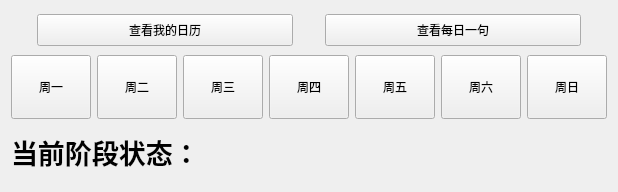
<?xml version="1.0" encoding="UTF-8"?>
<ui version="4.0">
 <class>TheCalendar</class>
 <widget class="QWidget" name="TheCalendar">
  <property name="geometry">
   <rect>
    <x>0</x>
    <y>0</y>
    <width>598</width>
    <height>192</height>
   </rect>
  </property>
  <property name="minimumSize">
   <size>
    <width>0</width>
    <height>192</height>
   </size>
  </property>
  <property name="maximumSize">
   <size>
    <width>16777215</width>
    <height>385</height>
   </size>
  </property>
  <property name="windowTitle">
   <string>Form</string>
  </property>
  <layout class="QVBoxLayout" name="verticalLayout_2">
   <item>
    <layout class="QHBoxLayout" name="horizontalLayout_2">
     <item>
      <widget class="QPushButton" name="pushButton_2">
       <property name="minimumSize">
        <size>
         <width>256</width>
         <height>24</height>
        </size>
       </property>
       <property name="maximumSize">
        <size>
         <width>256</width>
         <height>32</height>
        </size>
       </property>
       <property name="text">
        <string>查看我的日历</string>
       </property>
      </widget>
     </item>
     <item>
      <widget class="QPushButton" name="dailySentence">
       <property name="minimumSize">
        <size>
         <width>256</width>
         <height>24</height>
        </size>
       </property>
       <property name="maximumSize">
        <size>
         <width>256</width>
         <height>32</height>
        </size>
       </property>
       <property name="text">
        <string>查看每日一句</string>
       </property>
      </widget>
     </item>
    </layout>
   </item>
   <item>
    <layout class="QHBoxLayout" name="horizontalLayout">
     <item>
      <widget class="QPushButton" name="Monday">
       <property name="minimumSize">
        <size>
         <width>0</width>
         <height>64</height>
        </size>
       </property>
       <property name="maximumSize">
        <size>
         <width>108</width>
         <height>16777215</height>
        </size>
       </property>
       <property name="text">
        <string>周一</string>
       </property>
      </widget>
     </item>
     <item>
      <widget class="QPushButton" name="Tuesday">
       <property name="minimumSize">
        <size>
         <width>0</width>
         <height>64</height>
        </size>
       </property>
       <property name="maximumSize">
        <size>
         <width>108</width>
         <height>16777215</height>
        </size>
       </property>
       <property name="text">
        <string>周二</string>
       </property>
      </widget>
     </item>
     <item>
      <widget class="QPushButton" name="Wednesday">
       <property name="minimumSize">
        <size>
         <width>0</width>
         <height>64</height>
        </size>
       </property>
       <property name="maximumSize">
        <size>
         <width>108</width>
         <height>16777215</height>
        </size>
       </property>
       <property name="text">
        <string>周三</string>
       </property>
      </widget>
     </item>
     <item>
      <widget class="QPushButton" name="Thursday">
       <property name="minimumSize">
        <size>
         <width>0</width>
         <height>64</height>
        </size>
       </property>
       <property name="maximumSize">
        <size>
         <width>108</width>
         <height>16777215</height>
        </size>
       </property>
       <property name="text">
        <string>周四</string>
       </property>
      </widget>
     </item>
     <item>
      <widget class="QPushButton" name="Friday">
       <property name="minimumSize">
        <size>
         <width>0</width>
         <height>64</height>
        </size>
       </property>
       <property name="maximumSize">
        <size>
         <width>108</width>
         <height>16777215</height>
        </size>
       </property>
       <property name="text">
        <string>周五</string>
       </property>
      </widget>
     </item>
     <item>
      <widget class="QPushButton" name="Saturday">
       <property name="minimumSize">
        <size>
         <width>0</width>
         <height>64</height>
        </size>
       </property>
       <property name="maximumSize">
        <size>
         <width>108</width>
         <height>16777215</height>
        </size>
       </property>
       <property name="text">
        <string>周六</string>
       </property>
      </widget>
     </item>
     <item>
      <widget class="QPushButton" name="Sunday">
       <property name="minimumSize">
        <size>
         <width>0</width>
         <height>64</height>
        </size>
       </property>
       <property name="maximumSize">
        <size>
         <width>108</width>
         <height>16777215</height>
        </size>
       </property>
       <property name="text">
        <string>周日</string>
       </property>
      </widget>
     </item>
    </layout>
   </item>
   <item>
    <widget class="QLabel" name="label">
     <property name="minimumSize">
      <size>
       <width>0</width>
       <height>48</height>
      </size>
     </property>
     <property name="maximumSize">
      <size>
       <width>16777215</width>
       <height>48</height>
      </size>
     </property>
     <property name="text">
      <string>&lt;html&gt;&lt;head/&gt;&lt;body&gt;&lt;p&gt;&lt;span style=&quot; font-size:20pt; font-weight:700;&quot;&gt;当前阶段状态：&lt;/span&gt;&lt;/p&gt;&lt;/body&gt;&lt;/html&gt;</string>
     </property>
    </widget>
   </item>
  </layout>
 </widget>
 <resources/>
 <connections/>
</ui>
